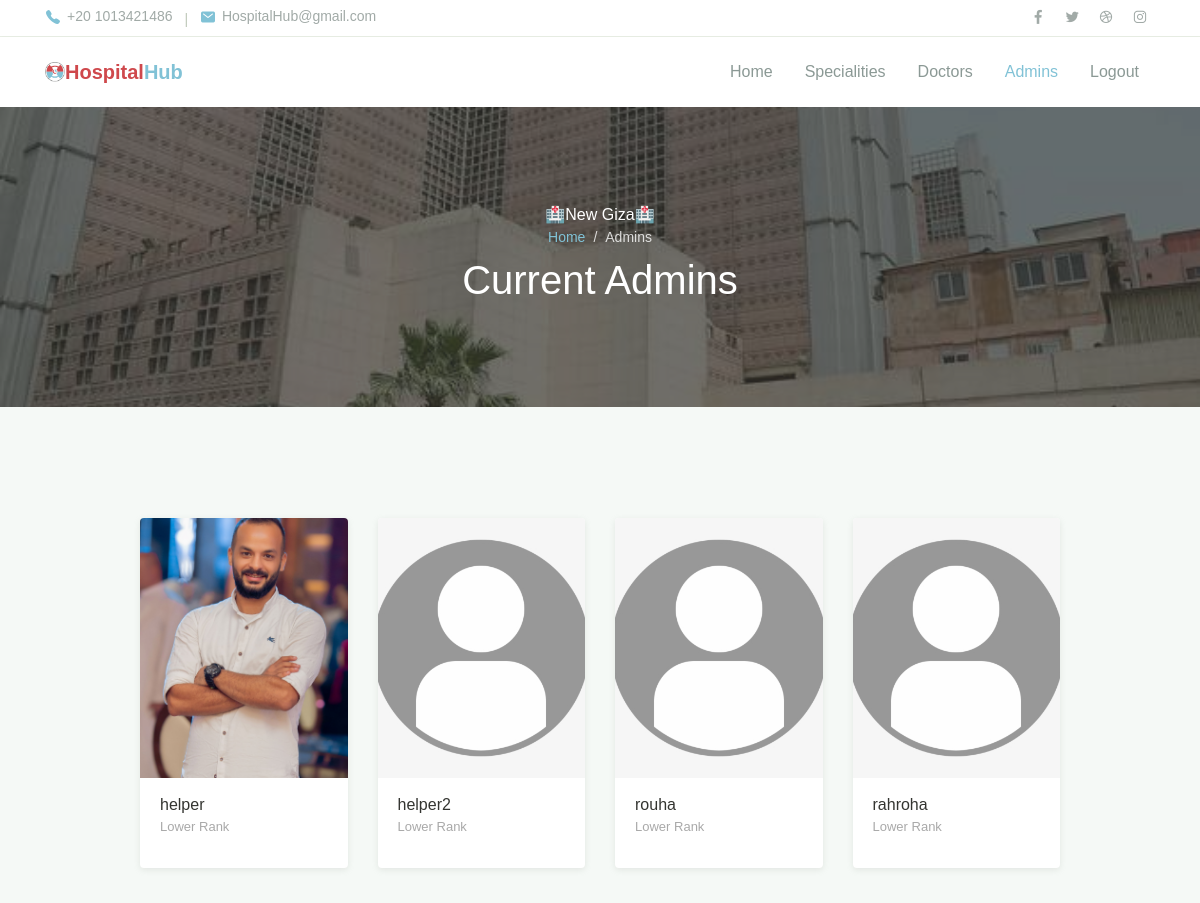
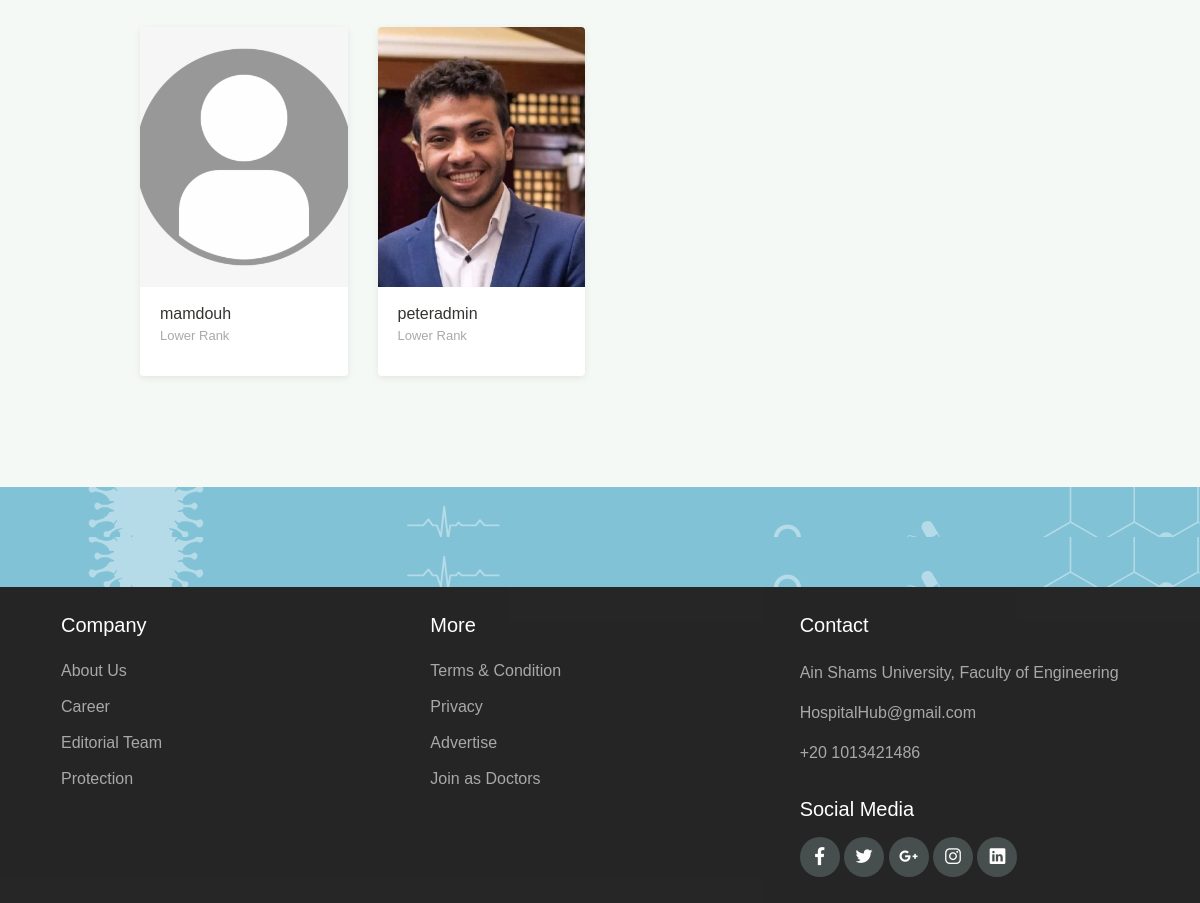
/hospital_hub/admin/admins (signed in), run on an earlier commit of the app's database (2 pictures, top to bottom).
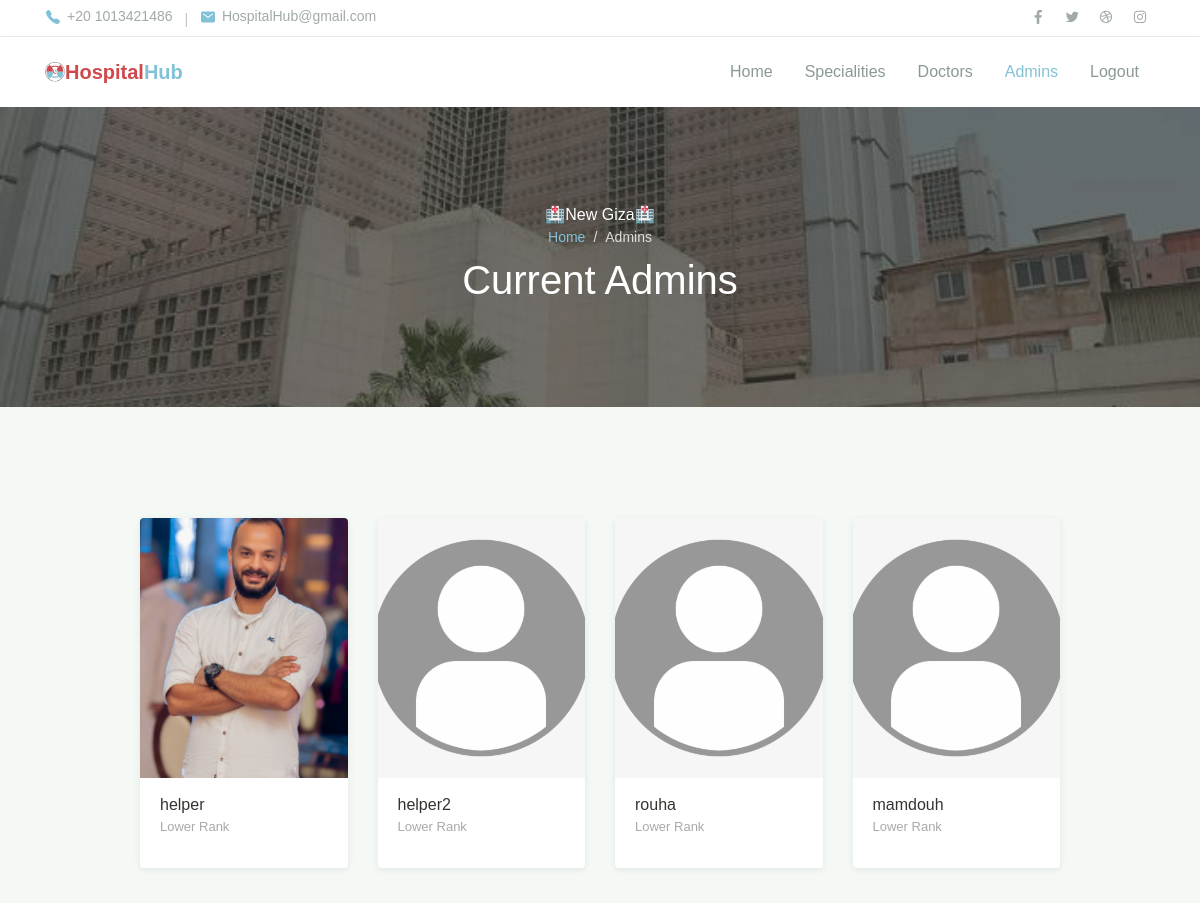
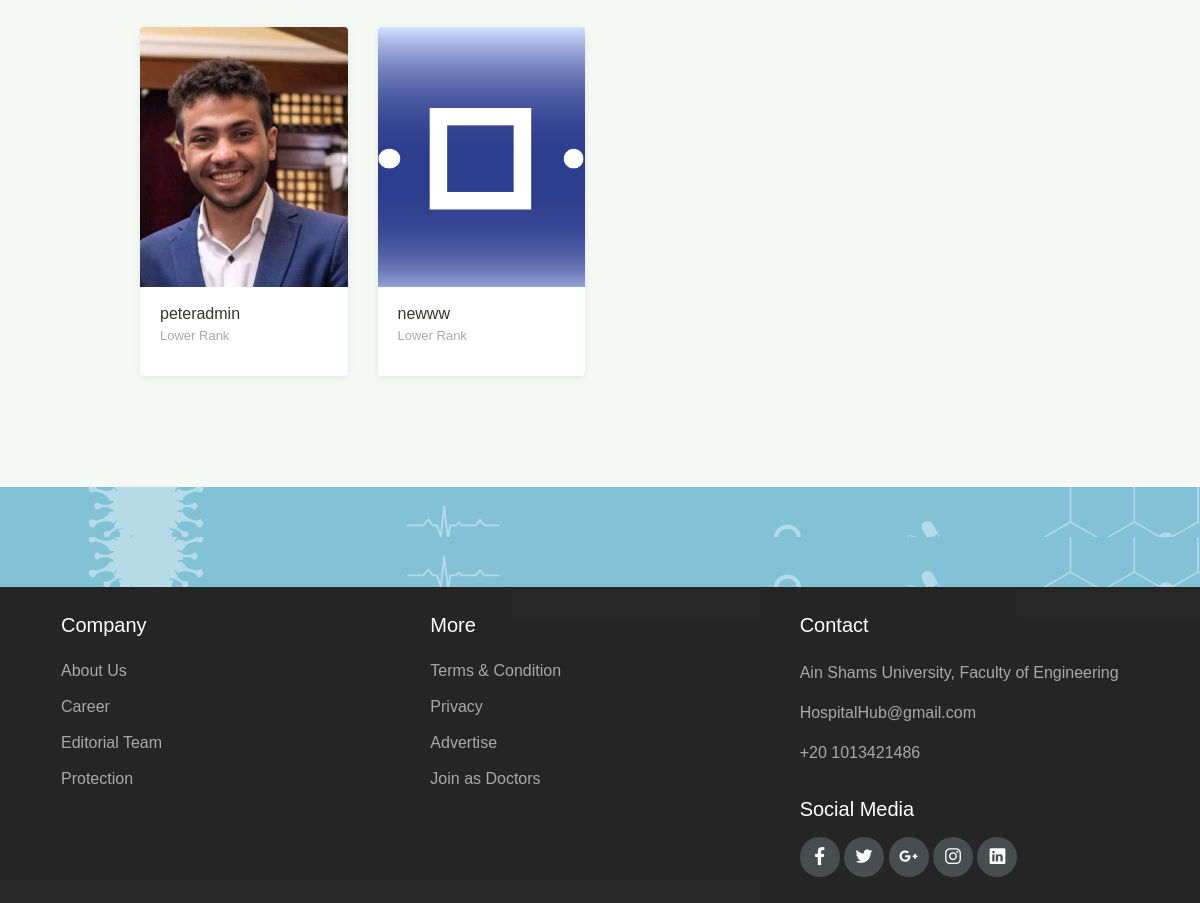
And on a later commit of the database (2 pictures, top to bottom).
### hospital_hub/models.py (models this page shows, shortened)
class Admin(models.Model):
    my_account = models.ForeignKey(
        User, on_delete=models.CASCADE, related_name="my_admin")
    hospital = models.ForeignKey(
        Hospital, on_delete=models.SET_NULL, related_name="my_admins", blank=True, null=True)

class User(AbstractBaseUser):
    username = models.CharField(max_length=255, unique=True)
    email = models.EmailField(
        verbose_name='email address', max_length=255, unique=True)
    full_name = models.CharField(max_length=255, blank=True, null=True)
    phone_number = models.IntegerField()
    city = models.ForeignKey(City, on_delete=models.PROTECT, null=True)
    owner = models.BooleanField(default=False)  # can login
    admin = models.BooleanField(default=False)  # staff user non superuser
    doctor = models.BooleanField(default=False)  # superuser
    patient = models.BooleanField(default=False)  # superuser
    staff = models.BooleanField(default=False)  # necessary
    age   =models.IntegerField(null=True,blank=True)
    created_at = models.DateTimeField(auto_now_add=True,null=True,blank=True)
    image = models.ImageField(
        default="media/no_profile_img.png", upload_to="media/")
    USERNAME_FIELD = 'username'  # username
    EMAIL_FIELD = 'email'  # Email
    REQUIRED_FIELDS = ['email', 'full_name', 'phone_number']
    objects = UserManager()

### hospital_hub/views.py (the view, shortened to what this page needs)
# urls.py: path('admin/admins', views.Admin.ViewAdmins, name='admin_view_admins'),
    def ViewAdmins(request):
        hospital = request.user.my_admin.first().hospital
        admins = AdminModel.objects.filter(hospital=hospital)
        lower_admins = AdminModel.objects.filter(
            hospital=hospital, id__gt=request.user.my_admin.first().id)
        higher_admins = AdminModel.objects.filter(
            hospital=hospital, id__lt=request.user.my_admin.first().id)
        return render(request, "hospital_hub/Admin/view_admins.html", {
            "hospital_name": hospital.name,
            "lower_admins": lower_admins,
            "higher_admins": higher_admins,
        })

### hospital_hub/templates/hospital_hub/Admin/view_admins.html (shortened to what this page needs)
{%extends 'hospital_hub/Admin/admin_layout.html'%}
{%load static%}
{%block body%}
<header>
    <nav class="navbar navbar-expand-lg navbar-light shadow-sm">
        <div class="container">
            <img src="{%static 'hospital_hub/assets/img/logo2.png'%}" alt="" style="width:20px;">
            <a style="color:#81C2D6" class="navbar-brand" href="#"><span class="text-primary2">Hospital</span>Hub </a>
            <div class="collapse navbar-collapse" id="navbarSupport">
                <ul class="navbar-nav ml-auto">
                    <li class="nav-item ">
                        <a class="nav-link" href="{%url 'admin_home'%}">Home</a>
                    </li>
                       <li class="nav-item">
                            <a class="nav-link" href="{%url 'view_specialities'%}">Specialities</a>
                        </li>
                    <li class="nav-item">
                        <a class="nav-link " href="{%url 'admin_view_doctors'%}">Doctors</a>
                    </li>
                    <li class="nav-item active">
                        <a class="nav-link" href="{%url 'admin_view_admins'%}">Admins</a>
                    </li>
                    <li class="nav-item">
                        <a class="nav-link" href="{%url 'admin_logout'%}">Logout</a>
                    </li>
                </ul>
            </div>
        </div>
    </nav>
</header>
<div class="page-banner overlay-dark bg-image"
     style="background-image: url(../../../../static/hospital_hub/assets/img/bg_image_1.jpg)">
    <div class="banner-section">
        <div class="container text-center wow fadeInUp">
            <span class="subhead">🏥{{hospital_name}}🏥</span>
            <nav aria-label="Breadcrumb">
                <ol class="breadcrumb breadcrumb-dark bg-transparent justify-content-center py-0 mb-2">
                    <li class="breadcrumb-item"><a href="{%url 'admin_home'%}">Home</a></li>
                    <li class="breadcrumb-item active" aria-current="page">
                        Admins
                    </li>
                </ol>
            </nav>
            <h1 class="font-weight-normal">
                {%if speciality%}{{speciality}}{%else%}Current Admins{%endif%}
            </h1>
        </div>
    </div>
</div>
<div class="page-section bg-light">
    <div class="container">
        <div class="row justify-content-center">
            <div class="col-lg-10">
                <div class="row">
                    {% for admin in lower_admins %}
                        <div class="col-md-6 col-lg-3 py-3 wow zoomIn">
                            <div class="card-doctor">
                                <div class="header">
                                    {% if admin.my_account.image %}
                                    <img src="{{admin.my_account.image.url}}" alt="" height="260" style="object-fit: cover;">
                                    {% else %}
                                    <img src="{%static 'hospital_hub/assets/img/no_profile_img.png' %}" alt="" height="260" style="object-fit: cover;">
                                    {% endif %}
                                </div>
                                <div class="body">
                                    <p class="text-x2 mb-0" style="text-align:left;">
                                        {{admin.my_account.username}}
                                    </p>
                                    <p  style="text-align:left; color:darkgray; font-size:small">
                                        Lower Rank
                                    </p>
                                </div>
                            </div>
                        </div>
                        {%endfor%}
                </div>
            </div>
        </div>
    </div>
</div>
<div class="page-section banner-home bg-image" style="background-image: url(../assets/img/banner-pattern.svg)">
    <div class="container py-5 py-lg-0">
        <div class="row align-items-center">
            <div class="col-lg-12 wow zoomIn">
            </div>
        </div>
    </div>
</div>
{%endblock%}

What changed in the data, as far as the page shows it:
removed Admin: my_account.username "rahroha"
added Admin: my_account.image (picture), my_account.username "newww"
